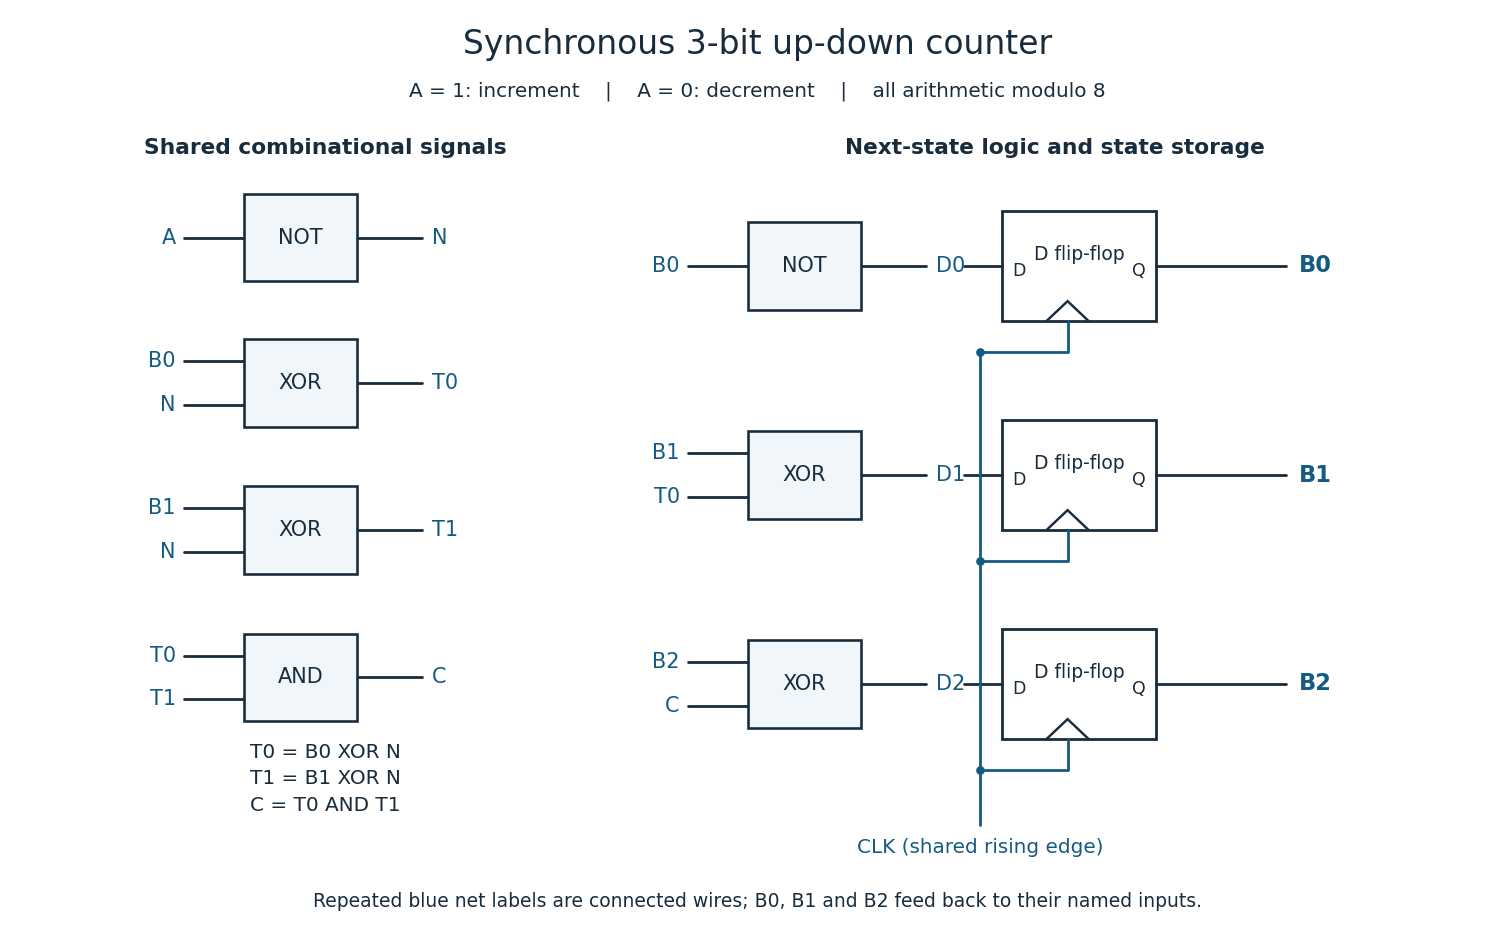

This figure's Python source:
"""Draw the 2015 Q4 counter; output to the current working directory.

Dependencies: root pyproject.toml, Python 3.14, matplotlib 3.10.7.
Repeated net labels denote physical connections, including output feedback.
"""
from pathlib import Path
import matplotlib
matplotlib.use('Agg')
import matplotlib.pyplot as plt
from matplotlib.patches import Rectangle, Polygon

OUT = Path('digital-main-2015-up-down-counter.png')
BLUE = '#155a83'
INK = '#182c3d'
fig, ax = plt.subplots(figsize=(12, 7.6), dpi=125, facecolor='white')
ax.set_facecolor('white')
ax.set(xlim=(0, 15), ylim=(0, 9.4))
ax.axis('off')

def wire(points, color=INK, lw=1.6):
    xs, ys = zip(*points)
    ax.plot(xs, ys, color=color, lw=lw, solid_capstyle='round')

def gate(x, y, label, inputs, output):
    width, height = 1.18, 0.92
    ax.add_patch(Rectangle((x, y-height/2), width, height, edgecolor=INK,
                           facecolor='#f0f6fa', lw=1.5, zorder=3))
    ax.text(x+width/2, y, label, ha='center', va='center', fontsize=12, color=INK)
    offsets = [0] if len(inputs) == 1 else [0.23, -0.23]
    for name, off in zip(inputs, offsets):
        wire([(x-0.62, y+off), (x, y+off)])
        ax.text(x-0.71, y+off, name, ha='right', va='center', fontsize=12, color=BLUE)
    wire([(x+width, y), (x+width+0.68, y)])
    ax.text(x+width+0.78, y, output, va='center', fontsize=12, color=BLUE)

ax.text(7.5, 9.03, 'Synchronous 3-bit up-down counter', ha='center', fontsize=19, color=INK)
ax.text(7.5, 8.58, 'A = 1: increment    |    A = 0: decrement    |    all arithmetic modulo 8',
        ha='center', fontsize=11.5, color=INK)
ax.text(3.0, 7.98, 'Shared combinational signals', ha='center', fontsize=12.5, weight='bold', color=INK)
ax.text(10.6, 7.98, 'Next-state logic and state storage', ha='center', fontsize=12.5, weight='bold', color=INK)
gate(2.15, 7.1, 'NOT', ['A'], 'N')
gate(2.15, 5.57, 'XOR', ['B0', 'N'], 'T0')
gate(2.15, 4.02, 'XOR', ['B1', 'N'], 'T1')
gate(2.15, 2.47, 'AND', ['T0', 'T1'], 'C')
ax.text(3.0, 1.40, 'T0 = B0 XOR N\nT1 = B1 XOR N\nC = T0 AND T1', ha='center', va='center',
        fontsize=11.5, color=INK, linespacing=1.5)

for i, y, label, inputs in [(0, 6.8, 'NOT', ['B0']),
                             (1, 4.6, 'XOR', ['B1', 'T0']),
                             (2, 2.4, 'XOR', ['B2', 'C'])]:
    gate(7.4, y, label, inputs, f'D{i}')
    wire([(9.65, y), (10.05, y)])
    ax.add_patch(Rectangle((10.05, y-.58), 1.6, 1.16, facecolor='white', edgecolor=INK, lw=1.6))
    ax.text(10.85, y+.12, 'D flip-flop', ha='center', va='center', fontsize=10.8, color=INK)
    ax.text(10.22, y-.05, 'D', ha='center', va='center', fontsize=10, color=INK)
    ax.text(11.47, y-.05, 'Q', ha='center', va='center', fontsize=10, color=INK)
    ax.add_patch(Polygon([(10.51, y-.58), (10.73, y-.37), (10.95, y-.58)],
                         closed=False, fill=False, edgecolor=INK, lw=1.4))
    wire([(11.65, y), (13.0, y)])
    ax.text(13.14, y, f'B{i}', va='center', fontsize=13, weight='bold', color=BLUE)
    wire([(9.82, y-.9), (10.73, y-.9), (10.73, y-.58)], color=BLUE)
    ax.plot(9.82, y-.9, 'o', color=BLUE, markersize=4)
wire([(9.82, 0.92), (9.82, 5.9)], color=BLUE)
ax.text(9.82, .62, 'CLK (shared rising edge)', ha='center', fontsize=11.5, color=BLUE)
ax.text(7.5, .05, 'Repeated blue net labels are connected wires; B0, B1 and B2 feed back to their named inputs.',
        ha='center', fontsize=10.8, color=INK)
fig.subplots_adjust(left=.025, right=.985, bottom=.04, top=.98)
fig.savefig(OUT, facecolor='white', metadata={'Software': 'codex-wiki matplotlib generator'})
plt.close(fig)
print(OUT)
